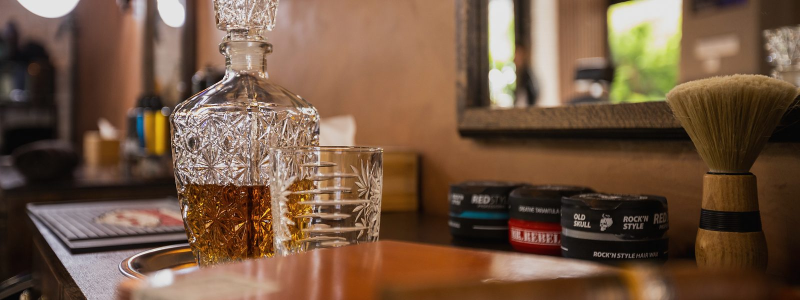
#> input picture barbershop-30/assets/img/rez/rez-balicky-1600.jpg, 1600 x 600 px, given in place of 4.jpg, which was not available (shown at 1/2 size)
$ python rez-fotky.py ../../assets/img/rez
#> lines starting #> are read from the running program, lines starting #| are printed output that depends on the picture
#!/usr/bin/env python3
"""Fotky skupín na rezervačnej stránke: vlastné výrezy 16 : 6 z existujúcich fotiek v repozitári (žiadne cudzie),
jednotné doladenie (jas a sýtosť každého výrezu k priemeru sady, najviac ±10 %; jemné doostrenie po zmenšení),
AVIF + WebP + JPEG v šírkach 760 / 1080 / 1600. Spustenie: python3 source/tools/rez-fotky.py . [--nahlad <súbor.jpg>]  (z koreňa barbershop-30; Pillow s AVIF)
Výstup assets/img/rez/rez-<skupina>-<šírka>.<formát>; vypíše namerané hodnoty a použité koeficienty."""
import sys, os
from PIL import Image, ImageOps, ImageEnhance, ImageFilter, ImageStat
ROOT = sys.argv[1]; NAHLAD = sys.argv[sys.argv.index('--nahlad') + 1] if '--nahlad' in sys.argv else None
OUT = os.path.join(ROOT, 'assets', 'img', 'rez'); os.makedirs(OUT, exist_ok=True)
POMER = 16 / 6
# skupina: (zdroj, ohnisko x, ohnisko y, podiel šírky zdroja vo výreze (1 = celá šírka))
SADA = {
  'strih':   ('source/web-povodny/slider/4.jpg',  0.50, 0.50, 1.0),   # nožnice a hrebeň na podložke s logom (fotka starého webu)
  'brada':   ('source/web-povodny/gallery/30.jpg', 0.50, 0.63, 1.0),   # zrolované uteráky na sude, kreslo, buldog (horúci uterák)
  'balicky': ('source/web-povodny/gallery/39.jpg', 0.50, 0.55, 1.0),   # karafa, pomády, štetka (Ultra inclusive: whisky)
  'doplnky': ('source/photos/foto-45.jpg',         0.50, 0.71, 1.0),   # pracovný stôl s pomádami a produktmi pod zrkadlom (bez TV)
}
SIRKY = [760, 1080, 1600]
def vyrez(im, fx, fy, podiel):
    W, H = im.size; w = int(W * podiel); h = int(round(w / POMER))
    if h > H: h = H; w = int(round(h * POMER))
    x = min(max(int(round(W * fx - w / 2)), 0), W - w); y = min(max(int(round(H * fy - h / 2)), 0), H - h)
    return im.crop((x, y, x + w, y + h)), (x, y, w, h)
def stat(im):
    g = im.convert('L'); l = ImageStat.Stat(g).mean[0]
    hsv = im.convert('HSV'); s = ImageStat.Stat(hsv.split()[1]).mean[0]
    return l, s
vyrezy = {}
for k, (src, fx, fy, podiel) in SADA.items():
    im = ImageOps.exif_transpose(Image.open(os.path.join(ROOT, src))).convert('RGB')
#> im is the input picture: PIL image 1600x600 RGB; mean R, G, B 114.7, 86.5, 65.6
    c, box = vyrez(im, fx, fy, podiel); vyrezy[k] = c
#> after `c, box = vyrez(im, fx, fy, podiel)`: box = (0, 0, 1600, 600)
    print(f'{k}: zdroj {src} {im.size} → výrez {box[2]}×{box[3]} pri x {box[0]} y {box[1]}; jas {stat(c)[0]:.1f}, sýtosť {stat(c)[1]:.1f}')
#> in stat, `g = im.convert('L')`:
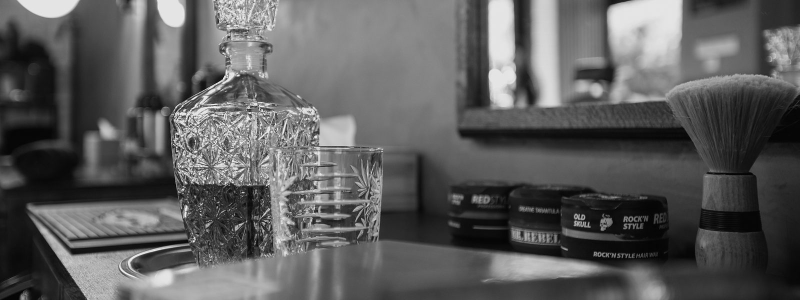
#> g: PIL image 1600x600 L (shown at 1/2 size); min 0, max 254, mean 92.6
#> in stat, `l = ImageStat.Stat(g).mean[0]`: l = 92.56
#> in stat, `hsv = im.convert('HSV')`: hsv: PIL image 1600x600 HSV; mean H, S, V 28.4, 121.3, 115.2
#> in stat, `s = ImageStat.Stat(hsv.split()[1]).mean[0]`: s = 121.3
#| strih: zdroj source/web-povodny/slider/4.jpg (1600, 600) → výrez 1600×600 pri x 0 y 0; jas 92.6, sýtosť 121.3
#> pass 2 of the loop `for k, (src, fx, fy, podiel) in SADA.items():`:
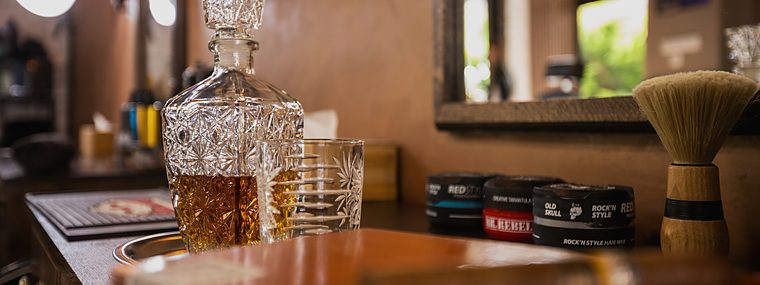
#> input picture barbershop-30/assets/img/rez/rez-balicky-760.jpg, 760 x 285 px, given in place of 30.jpg, which was not available
#> im is the input picture: PIL image 760x285 RGB; mean R, G, B 114.7, 86.6, 65.7
#> box = (0, 0, 760, 285)
#> in stat (call 3), `g = im.convert('L')`:
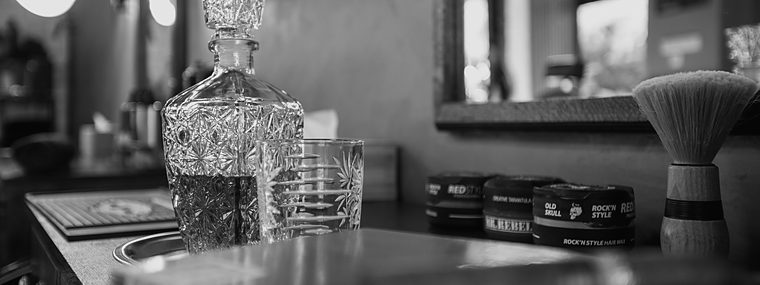
#> g: PIL image 760x285 L; min 0, max 254, mean 92.6
#> l = 92.6
#> hsv: PIL image 760x285 HSV; mean H, S, V 29.7, 122.7, 115.2
#> s = 122.7
#| brada: zdroj source/web-povodny/gallery/30.jpg (760, 285) → výrez 760×285 pri x 0 y 0; jas 92.6, sýtosť 122.7
#> (the run stopped early here; a loop or call above may not have finished)
